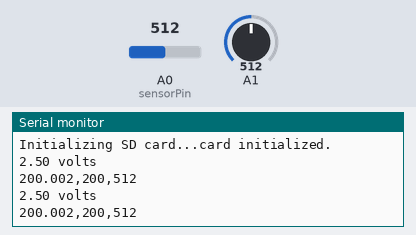
A sketch run on a simulated Arduino Leonardo, built with avr-gcc and run on an emulated ATmega32U4. Parts: the last lines printed to the serial monitor. The inputs (shaded band) are chosen by the test bench; at power-on: A0 (sensorPin) = 512, A1 = 512. Storage starts empty.

Above: at 5.8 s.
5.9 s: A0 (sensorPin) set to 716
At 11.2 s:
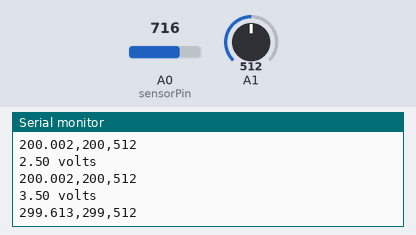
11.9 s: A1 set to 716
At 15.9 s:
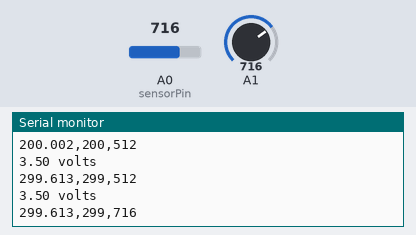
17.9 s: A0 (sensorPin) set to 900
At 20.5 s:
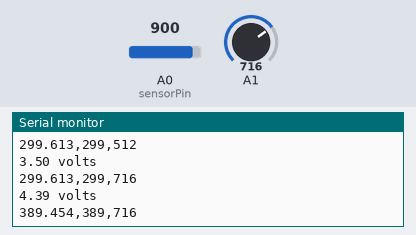
23.9 s: A1 set to 900
At 26.4 s:
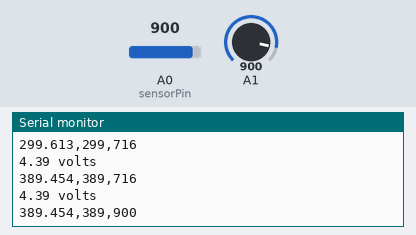
Timing chart, 0 to 27.9 s (numbered marks = the images above; inputs shaded):
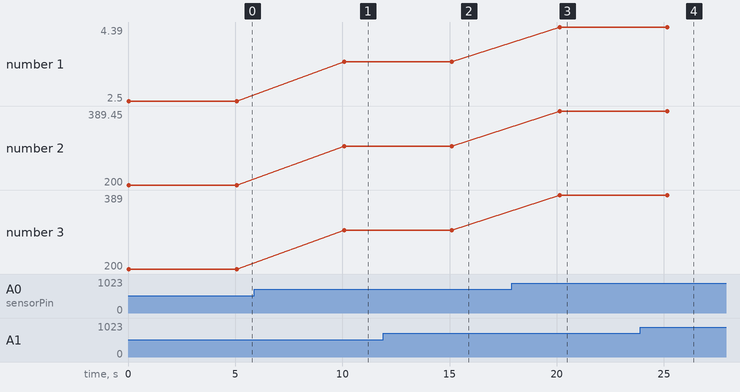

Measured:
- after the input at 5.9 s, the serial monitor: prints a new line after 4.2 s (image 1)
- after the input at 11.9 s, the serial monitor: prints a new line after 3.2 s (image 2)
- after the input at 17.9 s, the serial monitor: prints a new line after 2.2 s (image 3)
- after the input at 23.9 s, the serial monitor: prints a new line after 1.3 s (image 4)
- plotted number 1: 2.5 → 3.5 after the input at 5.9 s, 3.5 → 4.39 after the input at 17.9 s
- plotted number 2: 200 → 299.61 after the input at 5.9 s, 299.61 → 389.45 after the input at 17.9 s
- plotted number 3: 200 → 299 after the input at 5.9 s, 299 → 389 after the input at 17.9 s

The sketch:

SD2.ino
```cpp
#include <SPI.h>
#include <SD.h>

const int chipSelect = 10;

void setup()
{
  // Open serial communications and wait for port to open:
  Serial.begin(9600);
  while (!Serial) {
    ; // wait for serial port to connect. Needed for Leonardo only
  }


  Serial.print("Initializing SD card...");

  // see if the card is present and can be initialized:
  if (!SD.begin(10, 11, 12, 13)) {
    Serial.println("Card failed, or not present");
    // don't do anything more:
    return;
  }
  Serial.println("card initialized.");
}

void loop()
{
  // make a string for assembling the data to log:
  String dataString = "";

  // read three sensors and append to the string:
 /* for (int analogPin = 0; analogPin < 3; analogPin++) {
    int sensor = analogRead(analogPin);
    dataString += String(sensor);
    if (analogPin < 2) {
      dataString += ",";
    }
  }*/
  int photocellReading = analogRead(A1);
//analogRead(tempPin);
delay(10);
int sensorPin = A0;
//getting the voltage reading from the temperature sensor
    int reading = analogRead(sensorPin);
    // converting that reading to voltage, for 3.3v arduino use 3.3
    float voltage = reading * 5.0;
    voltage /= 1024.0;
    // print out the voltage
    Serial.print(voltage); Serial.println(" volts");
    // now print out the temperature
    float temperatureC = (voltage - 0.5) * 100 ; //converting from 10 mv per degree wit 500 mV offset
    //to degrees ((voltage - 500mV) times 100)
    Serial.print(temperatureC);

dataString += String((int)voltage);
dataString += ",";
dataString += String((int)temperatureC);
dataString += ",";
dataString += String((int)photocellReading);
  // open the file. note that only one file can be open at a time,
  // so you have to close this one before opening another.
  File dataFile = SD.open("datalog.txt", FILE_WRITE);

  // if the file is available, write to it:
  if (dataFile) {
    dataFile.println(dataString);
    dataFile.close();
    // print to the serial port too:
    Serial.println(dataString);
  }
  // if the file isn't open, pop up an error:
  else {
    Serial.println("error opening datalog.txt");
  }

  delay(5000);
}
```
